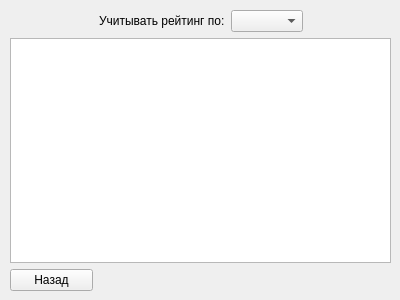
<?xml version="1.0" encoding="UTF-8"?>
<ui version="4.0">
 <class>ScoreTable</class>
 <widget class="QWidget" name="ScoreTable">
  <property name="geometry">
   <rect>
    <x>0</x>
    <y>0</y>
    <width>400</width>
    <height>300</height>
   </rect>
  </property>
  <property name="windowTitle">
   <string>Таблица лидеров</string>
  </property>
  <widget class="QWidget" name="gridLayoutWidget">
   <property name="geometry">
    <rect>
     <x>10</x>
     <y>10</y>
     <width>381</width>
     <height>281</height>
    </rect>
   </property>
   <layout class="QGridLayout" name="gridLayout">
    <item row="0" column="1">
     <widget class="QLabel" name="count_to_label">
      <property name="text">
       <string>Учитывать рейтинг по:</string>
      </property>
     </widget>
    </item>
    <item row="0" column="0">
     <spacer name="horizontalSpacer">
      <property name="orientation">
       <enum>Qt::Horizontal</enum>
      </property>
      <property name="sizeHint" stdset="0">
       <size>
        <width>40</width>
        <height>20</height>
       </size>
      </property>
     </spacer>
    </item>
    <item row="0" column="2">
     <widget class="QComboBox" name="type_score_comboBox"/>
    </item>
    <item row="0" column="3">
     <spacer name="horizontalSpacer_2">
      <property name="orientation">
       <enum>Qt::Horizontal</enum>
      </property>
      <property name="sizeHint" stdset="0">
       <size>
        <width>40</width>
        <height>20</height>
       </size>
      </property>
     </spacer>
    </item>
    <item row="2" column="0">
     <widget class="QPushButton" name="back_to_menu_pushButton">
      <property name="text">
       <string>Назад</string>
      </property>
     </widget>
    </item>
    <item row="1" column="0" colspan="4">
     <widget class="QTableWidget" name="top10_tableWidget"/>
    </item>
   </layout>
  </widget>
 </widget>
 <resources/>
 <connections/>
</ui>
